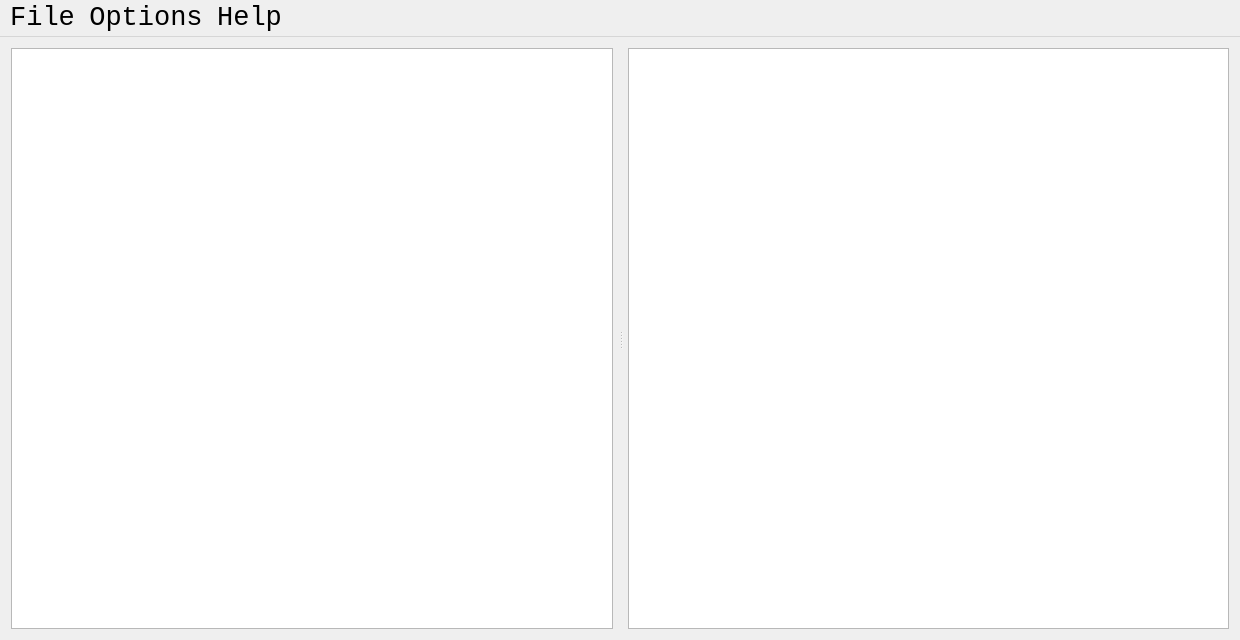
<?xml version="1.0" encoding="UTF-8"?>
<ui version="4.0">
 <class>MainWindow</class>
 <widget class="QMainWindow" name="MainWindow">
  <property name="geometry">
   <rect>
    <x>0</x>
    <y>0</y>
    <width>1240</width>
    <height>640</height>
   </rect>
  </property>
  <property name="sizePolicy">
   <sizepolicy hsizetype="Expanding" vsizetype="Expanding">
    <horstretch>0</horstretch>
    <verstretch>0</verstretch>
   </sizepolicy>
  </property>
  <property name="font">
   <font>
    <family>Lucida Console</family>
    <pointsize>20</pointsize>
   </font>
  </property>
  <property name="acceptDrops">
   <bool>true</bool>
  </property>
  <property name="windowTitle">
   <string>Blind Crossword 3D</string>
  </property>
  <property name="windowIcon">
   <iconset resource="../../resources/resources.qrc">
    <normaloff>:/icon.ico</normaloff>:/icon.ico</iconset>
  </property>
  <widget class="QWidget" name="centralWidget">
   <property name="sizePolicy">
    <sizepolicy hsizetype="Expanding" vsizetype="Expanding">
     <horstretch>0</horstretch>
     <verstretch>0</verstretch>
    </sizepolicy>
   </property>
   <layout class="QHBoxLayout" name="horizontalLayout">
    <item>
     <widget class="QSplitter" name="splitter">
      <property name="sizePolicy">
       <sizepolicy hsizetype="Expanding" vsizetype="Expanding">
        <horstretch>0</horstretch>
        <verstretch>0</verstretch>
       </sizepolicy>
      </property>
      <property name="orientation">
       <enum>Qt::Horizontal</enum>
      </property>
      <property name="handleWidth">
       <number>15</number>
      </property>
      <property name="childrenCollapsible">
       <bool>false</bool>
      </property>
      <widget class="ui::CrosswordEntryTableViewController" name="wordTableView">
       <property name="sizePolicy">
        <sizepolicy hsizetype="Expanding" vsizetype="Expanding">
         <horstretch>0</horstretch>
         <verstretch>0</verstretch>
        </sizepolicy>
       </property>
       <property name="minimumSize">
        <size>
         <width>200</width>
         <height>480</height>
        </size>
       </property>
       <property name="maximumSize">
        <size>
         <width>16777215</width>
         <height>16777215</height>
        </size>
       </property>
       <property name="font">
        <font>
         <family>Lucida Console</family>
         <pointsize>20</pointsize>
        </font>
       </property>
       <property name="contextMenuPolicy">
        <enum>Qt::DefaultContextMenu</enum>
       </property>
       <property name="accessibleName">
        <string>Crossword Table</string>
       </property>
       <property name="accessibleDescription">
        <string>Textual list of crossword entry numbers, user guesses, and clues</string>
       </property>
       <property name="autoFillBackground">
        <bool>false</bool>
       </property>
       <property name="horizontalScrollBarPolicy">
        <enum>Qt::ScrollBarAsNeeded</enum>
       </property>
       <property name="editTriggers">
        <set>QAbstractItemView::NoEditTriggers</set>
       </property>
       <property name="tabKeyNavigation">
        <bool>false</bool>
       </property>
       <property name="alternatingRowColors">
        <bool>false</bool>
       </property>
       <property name="selectionMode">
        <enum>QAbstractItemView::SingleSelection</enum>
       </property>
       <property name="selectionBehavior">
        <enum>QAbstractItemView::SelectRows</enum>
       </property>
       <property name="gridStyle">
        <enum>Qt::DashLine</enum>
       </property>
       <property name="sortingEnabled">
        <bool>true</bool>
       </property>
       <attribute name="horizontalHeaderCascadingSectionResizes">
        <bool>false</bool>
       </attribute>
       <attribute name="horizontalHeaderHighlightSections">
        <bool>true</bool>
       </attribute>
       <attribute name="horizontalHeaderStretchLastSection">
        <bool>true</bool>
       </attribute>
       <attribute name="verticalHeaderCascadingSectionResizes">
        <bool>false</bool>
       </attribute>
       <attribute name="verticalHeaderHighlightSections">
        <bool>true</bool>
       </attribute>
      </widget>
      <widget class="ui::GraphicalGridView" name="graphicsView">
       <property name="sizePolicy">
        <sizepolicy hsizetype="Expanding" vsizetype="Expanding">
         <horstretch>0</horstretch>
         <verstretch>0</verstretch>
        </sizepolicy>
       </property>
       <property name="minimumSize">
        <size>
         <width>400</width>
         <height>480</height>
        </size>
       </property>
       <property name="font">
        <font>
         <family>Lucida Console</family>
        </font>
       </property>
       <property name="accessibleName">
        <string>Crossword Grid</string>
       </property>
       <property name="accessibleDescription">
        <string>Graphical view of the crossword grid</string>
       </property>
       <property name="verticalScrollBarPolicy">
        <enum>Qt::ScrollBarAlwaysOff</enum>
       </property>
       <property name="horizontalScrollBarPolicy">
        <enum>Qt::ScrollBarAlwaysOff</enum>
       </property>
       <property name="backgroundBrush">
        <brush brushstyle="NoBrush">
         <color alpha="255">
          <red>234</red>
          <green>234</green>
          <blue>234</blue>
         </color>
        </brush>
       </property>
       <property name="alignment">
        <set>Qt::AlignCenter</set>
       </property>
       <property name="renderHints">
        <set>QPainter::HighQualityAntialiasing|QPainter::TextAntialiasing</set>
       </property>
       <property name="dragMode">
        <enum>QGraphicsView::ScrollHandDrag</enum>
       </property>
       <property name="transformationAnchor">
        <enum>QGraphicsView::AnchorUnderMouse</enum>
       </property>
       <property name="resizeAnchor">
        <enum>QGraphicsView::NoAnchor</enum>
       </property>
       <property name="viewportUpdateMode">
        <enum>QGraphicsView::FullViewportUpdate</enum>
       </property>
      </widget>
     </widget>
    </item>
   </layout>
  </widget>
  <widget class="QMenuBar" name="menuBar">
   <property name="geometry">
    <rect>
     <x>0</x>
     <y>0</y>
     <width>1240</width>
     <height>25</height>
    </rect>
   </property>
   <property name="font">
    <font>
     <family>Lucida Console</family>
     <pointsize>20</pointsize>
    </font>
   </property>
   <property name="accessibleName">
    <string>Main menu bar</string>
   </property>
   <widget class="QMenu" name="menuFile">
    <property name="accessibleName">
     <string>File Menu</string>
    </property>
    <property name="title">
     <string>File</string>
    </property>
    <addaction name="actionLoad_Open"/>
    <addaction name="actionSave_Crossword"/>
    <addaction name="separator"/>
    <addaction name="actionPrint_Crossword"/>
    <addaction name="actionEmail_Crossword"/>
    <addaction name="separator"/>
    <addaction name="actionCrossword_Properties"/>
    <addaction name="separator"/>
    <addaction name="actionExit"/>
   </widget>
   <widget class="QMenu" name="menuOptions">
    <property name="font">
     <font>
      <family>Lucida Console</family>
      <pointsize>20</pointsize>
     </font>
    </property>
    <property name="accessibleName">
     <string>Options Menu</string>
    </property>
    <property name="title">
     <string>Options</string>
    </property>
    <addaction name="actionCycle_View"/>
   </widget>
   <widget class="QMenu" name="menuAbout">
    <property name="font">
     <font>
      <family>Lucida Console</family>
      <pointsize>20</pointsize>
     </font>
    </property>
    <property name="accessibleName">
     <string>Help Menu</string>
    </property>
    <property name="title">
     <string>Help</string>
    </property>
    <addaction name="actionOnline_Help"/>
    <addaction name="separator"/>
    <addaction name="actionView_CalendarPuzzles_Website"/>
    <addaction name="separator"/>
    <addaction name="actionSend_Feedback_Email"/>
    <addaction name="separator"/>
    <addaction name="actionShow_License"/>
    <addaction name="actionShow_About"/>
   </widget>
   <addaction name="menuFile"/>
   <addaction name="menuOptions"/>
   <addaction name="menuAbout"/>
  </widget>
  <action name="actionAbout">
   <property name="text">
    <string>About</string>
   </property>
  </action>
  <action name="actionLoad_Open">
   <property name="text">
    <string>Load Crossword</string>
   </property>
   <property name="font">
    <font>
     <family>Lucida Console</family>
     <pointsize>20</pointsize>
    </font>
   </property>
  </action>
  <action name="actionExit">
   <property name="text">
    <string>Exit</string>
   </property>
   <property name="font">
    <font>
     <family>Lucida Console</family>
     <pointsize>20</pointsize>
    </font>
   </property>
  </action>
  <action name="actionSave_Crossword">
   <property name="enabled">
    <bool>true</bool>
   </property>
   <property name="text">
    <string>Save Crossword</string>
   </property>
   <property name="font">
    <font>
     <family>Lucida Console</family>
     <pointsize>20</pointsize>
    </font>
   </property>
  </action>
  <action name="actionOnline_Help">
   <property name="text">
    <string>View Help In Web Browser</string>
   </property>
   <property name="font">
    <font>
     <family>Lucida Console</family>
     <pointsize>20</pointsize>
    </font>
   </property>
  </action>
  <action name="actionShow_About">
   <property name="text">
    <string>About</string>
   </property>
   <property name="font">
    <font>
     <family>Lucida Console</family>
     <pointsize>20</pointsize>
    </font>
   </property>
  </action>
  <action name="actionCycle_View">
   <property name="checkable">
    <bool>false</bool>
   </property>
   <property name="checked">
    <bool>false</bool>
   </property>
   <property name="enabled">
    <bool>true</bool>
   </property>
   <property name="text">
    <string>Cycle View</string>
   </property>
   <property name="font">
    <font>
     <family>Lucida Console</family>
     <pointsize>20</pointsize>
    </font>
   </property>
   <property name="visible">
    <bool>true</bool>
   </property>
  </action>
  <action name="actionCrossword_Properties">
   <property name="text">
    <string>Crossword Properties</string>
   </property>
   <property name="font">
    <font>
     <family>Lucida Console</family>
     <pointsize>20</pointsize>
    </font>
   </property>
  </action>
  <action name="actionPrint_Crossword">
   <property name="enabled">
    <bool>true</bool>
   </property>
   <property name="text">
    <string>Print Answers</string>
   </property>
   <property name="font">
    <font>
     <family>Lucida Console</family>
     <pointsize>20</pointsize>
    </font>
   </property>
   <property name="visible">
    <bool>true</bool>
   </property>
  </action>
  <action name="actionShow_License">
   <property name="text">
    <string>View License</string>
   </property>
   <property name="font">
    <font>
     <family>Lucida Console</family>
     <pointsize>20</pointsize>
    </font>
   </property>
  </action>
  <action name="actionEmail_Crossword">
   <property name="text">
    <string>Email Answers</string>
   </property>
   <property name="font">
    <font>
     <family>Lucida Console</family>
     <pointsize>20</pointsize>
    </font>
   </property>
  </action>
  <action name="actionSend_Feedback_Email">
   <property name="text">
    <string>Send Feedback Email</string>
   </property>
   <property name="font">
    <font>
     <family>Lucida Console</family>
     <pointsize>20</pointsize>
    </font>
   </property>
  </action>
  <action name="actionView_CalendarPuzzles_Website">
   <property name="text">
    <string>Visit CalendarPuzzles Website</string>
   </property>
   <property name="font">
    <font>
     <family>Lucida Console</family>
     <pointsize>20</pointsize>
    </font>
   </property>
  </action>
 </widget>
 <layoutdefault spacing="6" margin="11"/>
 <customwidgets>
  <customwidget>
   <class>ui::CrosswordEntryTableViewController</class>
   <extends>QTableView</extends>
   <header>ui/crosswordentrytableviewcontroller.h</header>
  </customwidget>
  <customwidget>
   <class>ui::GraphicalGridView</class>
   <extends>QGraphicsView</extends>
   <header>ui/graphicalgridview.h</header>
  </customwidget>
 </customwidgets>
 <resources>
  <include location="../../resources/resources.qrc"/>
 </resources>
 <connections>
  <connection>
   <sender>actionLoad_Open</sender>
   <signal>triggered()</signal>
   <receiver>MainWindow</receiver>
   <slot>loadCrossword()</slot>
   <hints>
    <hint type="sourcelabel">
     <x>-1</x>
     <y>-1</y>
    </hint>
    <hint type="destinationlabel">
     <x>587</x>
     <y>321</y>
    </hint>
   </hints>
  </connection>
  <connection>
   <sender>actionExit</sender>
   <signal>triggered()</signal>
   <receiver>MainWindow</receiver>
   <slot>close()</slot>
   <hints>
    <hint type="sourcelabel">
     <x>-1</x>
     <y>-1</y>
    </hint>
    <hint type="destinationlabel">
     <x>587</x>
     <y>321</y>
    </hint>
   </hints>
  </connection>
  <connection>
   <sender>actionSave_Crossword</sender>
   <signal>triggered()</signal>
   <receiver>MainWindow</receiver>
   <slot>saveCrossword()</slot>
   <hints>
    <hint type="sourcelabel">
     <x>-1</x>
     <y>-1</y>
    </hint>
    <hint type="destinationlabel">
     <x>587</x>
     <y>321</y>
    </hint>
   </hints>
  </connection>
  <connection>
   <sender>actionCrossword_Properties</sender>
   <signal>triggered()</signal>
   <receiver>MainWindow</receiver>
   <slot>showFileProperties()</slot>
   <hints>
    <hint type="sourcelabel">
     <x>-1</x>
     <y>-1</y>
    </hint>
    <hint type="destinationlabel">
     <x>587</x>
     <y>321</y>
    </hint>
   </hints>
  </connection>
  <connection>
   <sender>actionShow_About</sender>
   <signal>triggered()</signal>
   <receiver>MainWindow</receiver>
   <slot>showAbout()</slot>
   <hints>
    <hint type="sourcelabel">
     <x>-1</x>
     <y>-1</y>
    </hint>
    <hint type="destinationlabel">
     <x>587</x>
     <y>321</y>
    </hint>
   </hints>
  </connection>
  <connection>
   <sender>actionOnline_Help</sender>
   <signal>triggered()</signal>
   <receiver>MainWindow</receiver>
   <slot>openHelp()</slot>
   <hints>
    <hint type="sourcelabel">
     <x>-1</x>
     <y>-1</y>
    </hint>
    <hint type="destinationlabel">
     <x>587</x>
     <y>321</y>
    </hint>
   </hints>
  </connection>
  <connection>
   <sender>actionCycle_View</sender>
   <signal>triggered()</signal>
   <receiver>MainWindow</receiver>
   <slot>cycleViewVisibility()</slot>
   <hints>
    <hint type="sourcelabel">
     <x>-1</x>
     <y>-1</y>
    </hint>
    <hint type="destinationlabel">
     <x>587</x>
     <y>321</y>
    </hint>
   </hints>
  </connection>
  <connection>
   <sender>actionShow_License</sender>
   <signal>triggered()</signal>
   <receiver>MainWindow</receiver>
   <slot>viewLicense()</slot>
   <hints>
    <hint type="sourcelabel">
     <x>-1</x>
     <y>-1</y>
    </hint>
    <hint type="destinationlabel">
     <x>587</x>
     <y>321</y>
    </hint>
   </hints>
  </connection>
  <connection>
   <sender>actionPrint_Crossword</sender>
   <signal>triggered()</signal>
   <receiver>MainWindow</receiver>
   <slot>printAnswers()</slot>
   <hints>
    <hint type="sourcelabel">
     <x>-1</x>
     <y>-1</y>
    </hint>
    <hint type="destinationlabel">
     <x>587</x>
     <y>321</y>
    </hint>
   </hints>
  </connection>
  <connection>
   <sender>actionEmail_Crossword</sender>
   <signal>triggered()</signal>
   <receiver>MainWindow</receiver>
   <slot>emailAnswers()</slot>
   <hints>
    <hint type="sourcelabel">
     <x>-1</x>
     <y>-1</y>
    </hint>
    <hint type="destinationlabel">
     <x>587</x>
     <y>321</y>
    </hint>
   </hints>
  </connection>
  <connection>
   <sender>actionSend_Feedback_Email</sender>
   <signal>triggered()</signal>
   <receiver>MainWindow</receiver>
   <slot>emailFeedback()</slot>
   <hints>
    <hint type="sourcelabel">
     <x>-1</x>
     <y>-1</y>
    </hint>
    <hint type="destinationlabel">
     <x>587</x>
     <y>321</y>
    </hint>
   </hints>
  </connection>
  <connection>
   <sender>actionView_CalendarPuzzles_Website</sender>
   <signal>triggered()</signal>
   <receiver>MainWindow</receiver>
   <slot>openCalendarPuzzlesWebsite()</slot>
   <hints>
    <hint type="sourcelabel">
     <x>-1</x>
     <y>-1</y>
    </hint>
    <hint type="destinationlabel">
     <x>587</x>
     <y>321</y>
    </hint>
   </hints>
  </connection>
 </connections>
 <slots>
  <slot>loadCrossword()</slot>
  <slot>saveCrossword()</slot>
  <slot>showFileProperties()</slot>
  <slot>showAbout()</slot>
  <slot>openHelp()</slot>
  <slot>viewLicense()</slot>
  <slot>printAnswers()</slot>
  <slot>emailAnswers()</slot>
  <slot>emailFeedback()</slot>
  <slot>openCalendarPuzzlesWebsite()</slot>
  <slot>cycleViewVisibility()</slot>
 </slots>
</ui>
